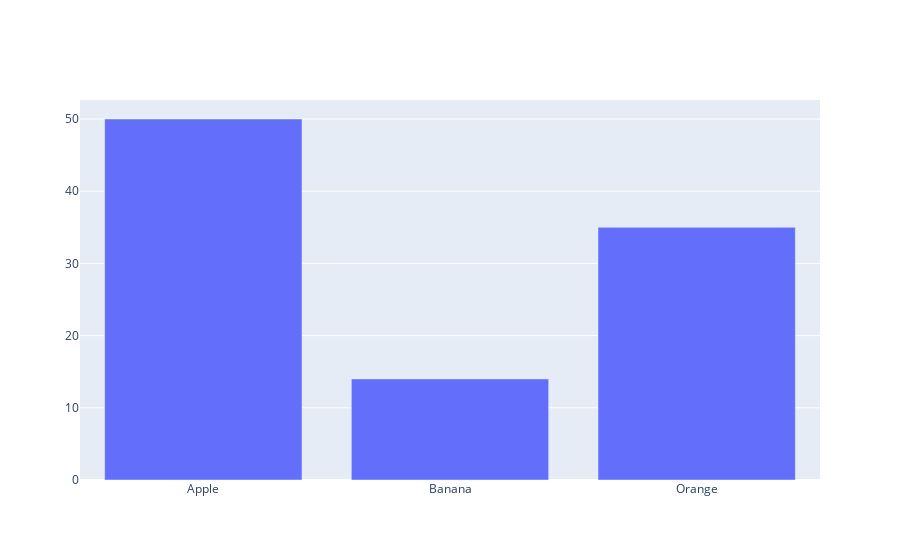

The notebook cell saved with this chart:
### Code cell
offline.iplot(data) # Here we don't need to create layouts and figure objects, as iplot will take its default values

### Figure 1 — Plotly figure (JSON) as saved in the notebook; plotly's stock layout.template omitted (floating-point values rounded to 4 significant figures)
{"data": [{"type": "bar", "x": ["Apple", "Banana", "Orange"], "y": [50, 14, 35]}], "layout": {"autosize": true, "xaxis": {"autorange": true, "range": [-0.5, 2.5], "type": "category"}, "yaxis": {"autorange": true, "range": [0, 52.63], "type": "linear"}}}
